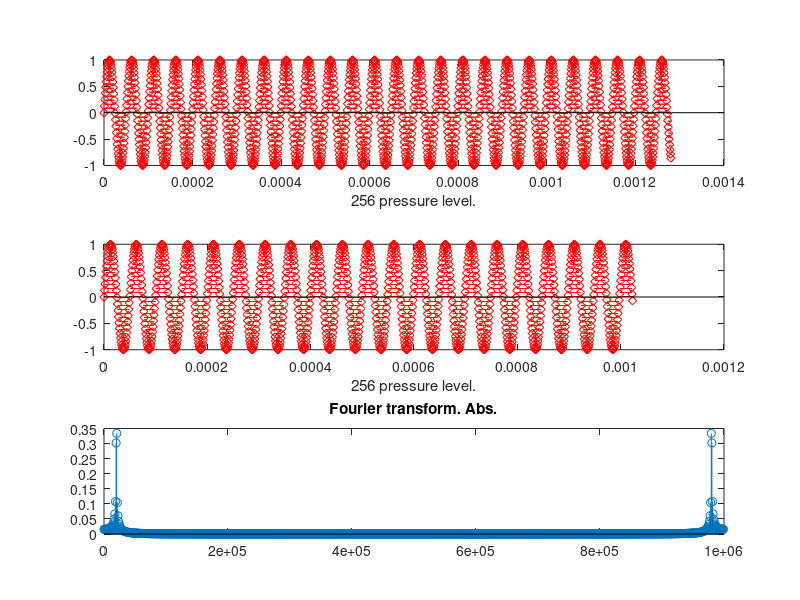
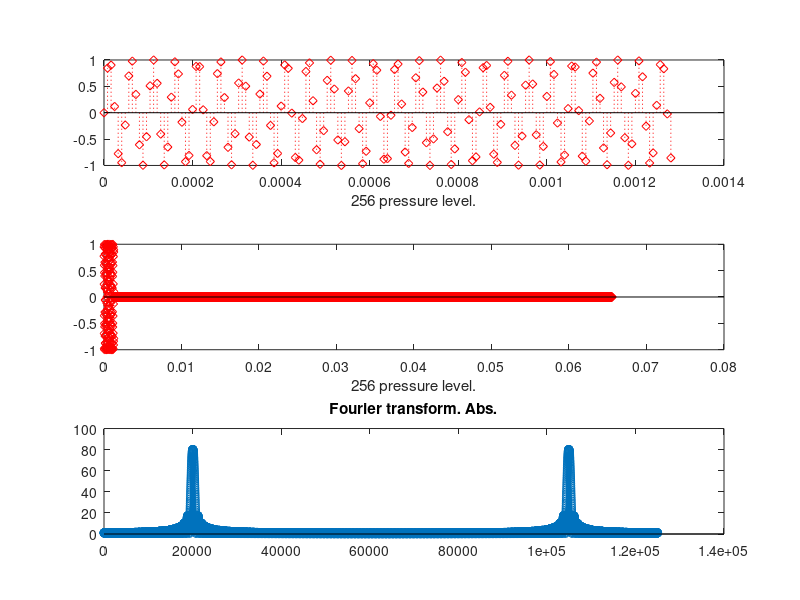

The MATLAB script that drew these images, in order:
%mducng/SoC/D2/G2touch
clc;
clear;
close all;
% to test the Fs conversion: 1MHz --> 125kHz
%%%%%%%%%%%%%%%%%%%%%%%%%%%%%%%%%%%%%%%%%%%%%%%%%%%%%%%%%%%%%%%%%%%%%%%%%%%
Fs                  =  1000000;                 % Sampling freq 1MHz
dt                  =  1/Fs;
fP                  =  20050;                   % Base freq
sps                 =  1281;                    % #samples per symbol
ns                  =  0:(sps-1);               % Samples vectors
%%%%%%%%%%%%%%%%%%%%%%%%%%%%%%%%%%%%%%%%%%%%%%%%%%%%%%%%%%%%%%%%%%%%%%%%%%%
SymbolPressure1     =  sin(2*pi*ns*fP*dt);
%%%%%%%%%%%%%%%%%%%%%%%%%%%%%%%%%%%%%%%%%%%%%%%%%%%%%%%%%%%%%%%%%%%%%%%%%%%
tS                  = (0:length(SymbolPressure1)-1)*dt;  %t received symbol
%%%%%%%%%%%%%%%%%%%%%%%%%%%%%%%%%%%%%%%%%%%%%%%%%%%%%%%%%%%%%%%%%%%%%%%%%%%
Nfft                = 1024;
dF                  = Fs/Nfft;
fVectors            = (0:(Nfft-1))*dF;
tVectors            = (0:(Nfft-1))*dt;
FFTresult1          = fft(SymbolPressure1,Nfft);
yAbs1               = abs(FFTresult1/Nfft);
%yPhase1             = imag(FFTresult1);
%%%%%%%%%%%%%%%%%%%%%%%%%%%%%%%%%%%%%%%%%%%%%%%%%%%%%%%%%%%%%%%%%%%%%%%%%%%
figure(1)
subplot(3,1,1);
stem(tS,SymbolPressure1,':diamondr');
xlabel("256 pressure level.");
%axis([0 Nfft*1/Fs -2 2]);
%%%%%%%%%%%%%%
subplot(3,1,2);
stem(tVectors,SymbolPressure1(1:Nfft),':diamondr');
xlabel("256 pressure level.");
%axis([0 Nfft*1/Fs -2 2]);
%%%%%%%%%%%%%%
subplot(3,1,3);
stem(fVectors,yAbs1);
title('Fourier transform. Abs.'); 
%axis([0 Fs 0 Nfft/2]);
%%%%%%%%%%%%%%
%subplot(4,1,4);
%stem(fVectors,yPhase1);
%title('Fourier transform. Abs.'); 
%axis([0 Fs -Nfft Nfft/2]);
%%%%%%%%%%%%%%%%%%%%%%%%%%%%%%%%%%%%%%%%%%%%%%%%%%%%%%%%%%%%%%%%%%%%%%%%%%%
% Sample-rate conversion Fsnew = Fs/ss
ss                  = 8;
Nfftnew             = 8192;
Fsnew               = Fs/ss;
dtnew               = 1/Fsnew;
dFnew               = Fsnew/Nfftnew;
spsnew              = sps/ss;
SymbolNew           = SymbolPressure1(1:ss:sps);
tSnew               = (0:length(SymbolNew)-1)*dtnew;  %t received symbol
%%%%%%%%%%%%%%%%%%%%%%%%%%%%%%%%%%%%%%%%%%%%%%%%%%%%%%%%%%%%%%%%%%%%%%%%%%%
figure(2)
subplot(3,1,1);
stem(tSnew,SymbolNew,':diamondr');
xlabel("256 pressure level.");
%axis([0 Nfft*1/Fsnew -2 2]);
%%%%%%%%%%%%%%%%%%%%%%%%%%%%%%%%%%%%%%%%%%%%%%%%%%%%%%%%%%%%%%%%%%%%%%%%%%
for i = 1:1:Nfftnew  
    SymbolNew(i)    = 0;
end
for i = 1:1:spsnew  
    SymbolNew(i)    = SymbolPressure1(ss*i);
end
tSnew               = (0:length(SymbolNew)-1)*dtnew;  %t received symbol
%%%%%%%%%%%%%%%%%%%%%%%%%%%%%%%%%%%%%%%%%%%%%%%%%%%%%%%%%%%%%%%%%%%%%%%%%%%
fVectorsnew         = (0:(Nfftnew-1))*dFnew;
tVectorsnew         = (0:(Nfftnew-1))*dtnew;
FFTresult1new       = fft(SymbolNew,Nfftnew);
yAbs1new            = abs(FFTresult1new);
%yPhase1new          = imag(FFTresult1new);
%%%%%%%%%%%%%%
subplot(3,1,2);
stem(tVectorsnew,SymbolNew,':diamondr');
xlabel("256 pressure level.");
%axis([0 Nfftnew*dtnew -2 2]);
%%%%%%%%%%%%%%
subplot(3,1,3);
stem(fVectorsnew,yAbs1new);
title('Fourier transform. Abs.'); 
%axis([0 Fsnew 0 Nfftnew/64]);
%%%%%%%%%%%%%%
%subplot(4,1,4);
%stem(fVectorsnew,yPhase1new);
%title('Fourier transform. Abs.'); 
%axis([0 Fsnew -Nfftnew/64 Nfftnew/64]);
%%%%%%%%%%%%%%%%%%%%%%%%%%%%%%%%%%%%%%%%%%%%%%%%%%%%%%%%%%%%%%%%%%%%%%%%%%%
   